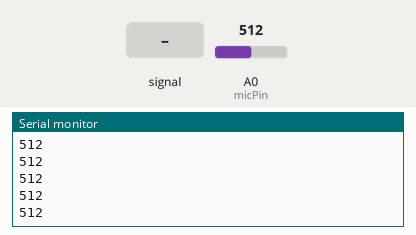
Simulated run of this sketch. Board: Arduino Uno, built with avr-gcc and run on an emulated ATmega328P. Shown: the last lines printed to the serial monitor. The test bench sets the inputs (shaded band); at power-on: A0 (micPin) = 512.

Above: at 1.2 s.
1.3 s: A0 (micPin) fed a 200 Hz sine of ±81 counts around its level
At 2.3 s:
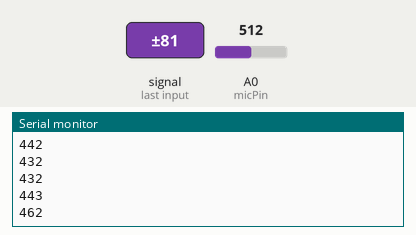
2.8 s: A0 (micPin) set to 716
At 3.5 s:
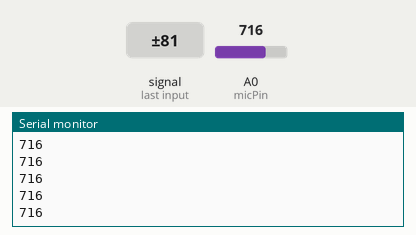
4.3 s: A0 (micPin) fed a 1000 Hz sine of ±255 counts around its level
5.8 s: A0 (micPin) set to 1023
At 6.9 s:
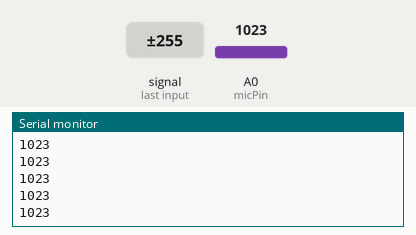
Timing chart, 0 to 8.3 s (numbered marks = the images above; inputs shaded):
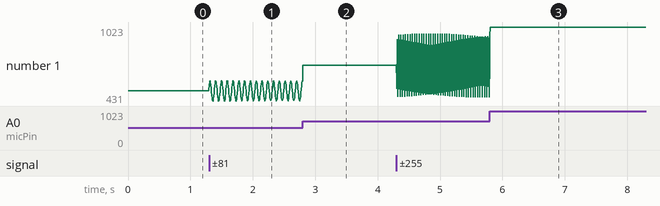

Measured:
- after the input at 1.3 s, the serial monitor: prints a new line at once (image 1)
- plotted number 1: 512 → 593 after the input at 1.3 s

The sketch:

ReadAnalogData.ino
```cpp
int micPin = A0;

void setup() {
  Serial.begin(115200);
}

void loop() {
  int val = analogRead(micPin);
    Serial.println(val);
    delay(5);
}
```
